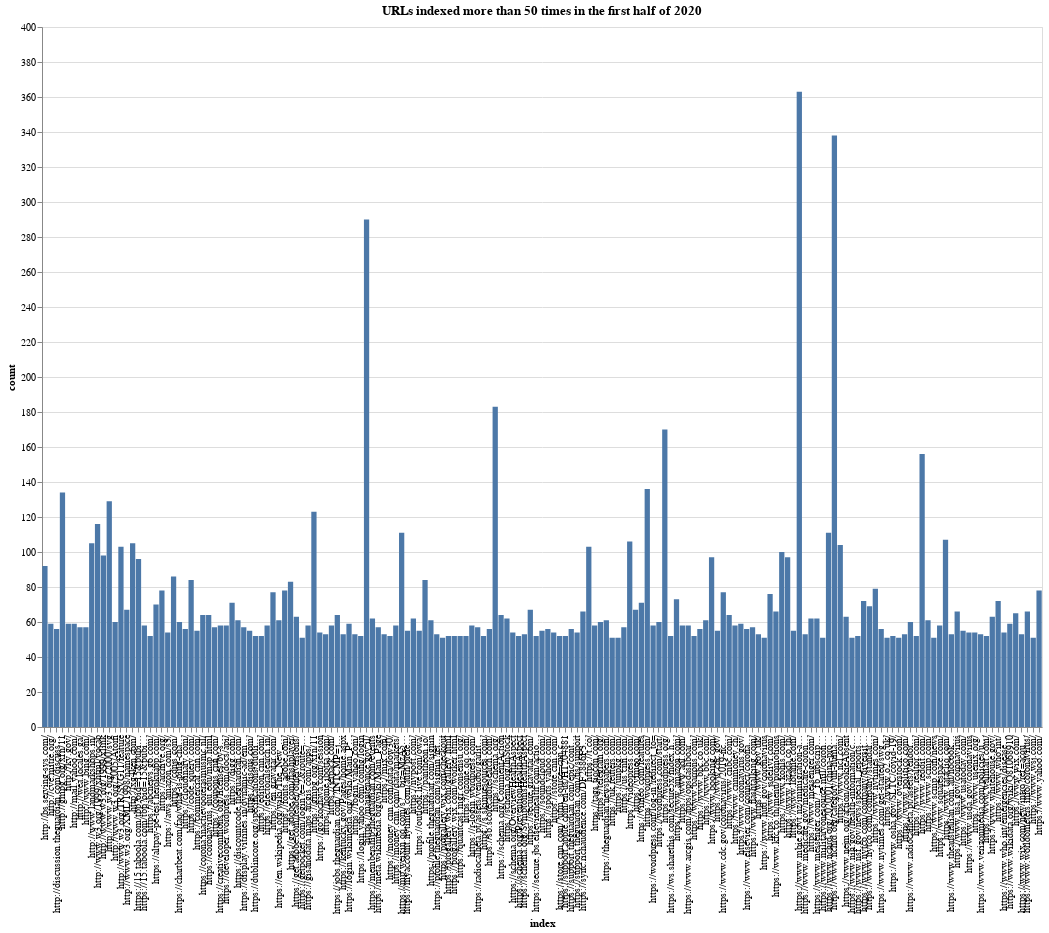

The cell this chart's notebook holds for it:
### Code cell
filtered_urls = url_counts['count'] > 50
url_counts_filtered = url_counts[filtered_urls]

crawl_chart = (
    alt.Chart(url_counts_filtered)
    .mark_bar()
    .encode(
        x="index",
        y="count",
        tooltip="index",
        order=alt.Order("count", sort="descending"),
    )
)

crawl_chart.properties(width=1000, height=700, title="URLs indexed more than 50 times in the first half of 2020")

### Figure 1 — Vega-Lite specification as saved in the notebook (floating-point values rounded to 4 significant figures; data arrays with more than 128 entries replaced by an {"elided": "..."} marker saying what was removed)
{"config": {"view": {"continuousWidth": 400, "continuousHeight": 300}}, "data": {"name": "data-19e6055cf85ca48d0183180041089c1d"}, "mark": "bar", "encoding": {"order": {"type": "quantitative", "field": "count", "sort": "descending"}, "tooltip": {"type": "nominal", "field": "index"}, "x": {"type": "nominal", "field": "index"}, "y": {"type": "quantitative", "field": "count"}}, "height": 700, "title": "URLs indexed more than 50 times in the first half of 2020", "width": 1000, "$schema": "https://vega.github.io/schema/vega-lite/v4.8.1.json", "datasets": {"data-19e6055cf85ca48d0183180041089c1d": {"elided": "171 records"}}}
